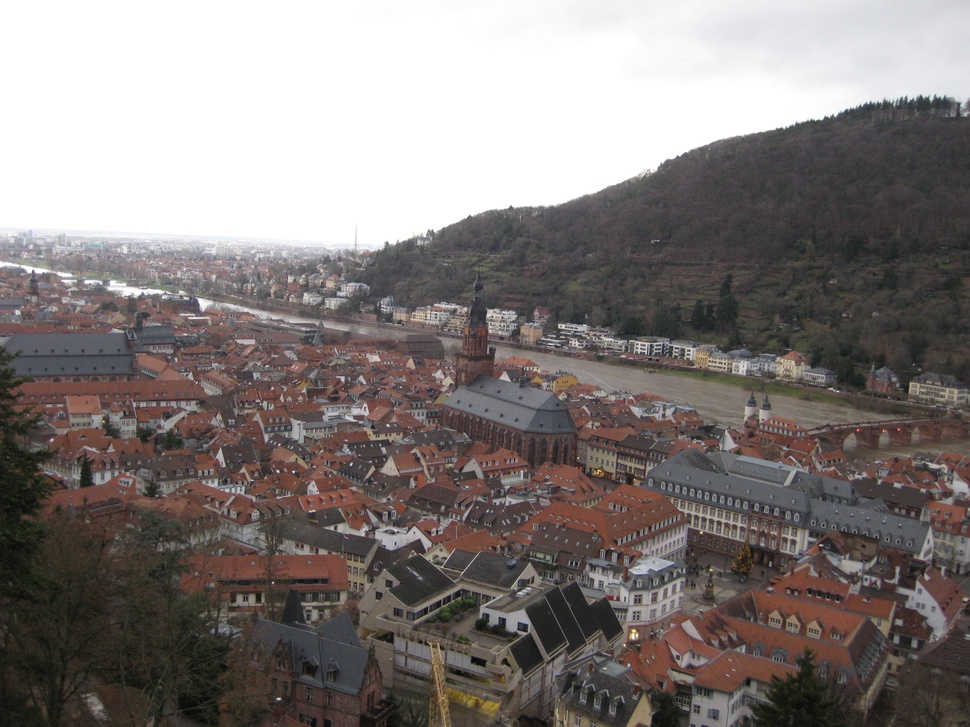
#> input picture opencv/src/Heidelberg.jpg, 970 x 727 px, shrunk from 1600 x 1200 before the run
$ python image_dispay.py
#> lines starting #> are read from the running program, lines starting #| are printed output that depends on the picture
# open and show image


import numpy as np
import cv2
from matplotlib import pyplot as plt

img = cv2.imread('Heidelberg.jpg', 0)
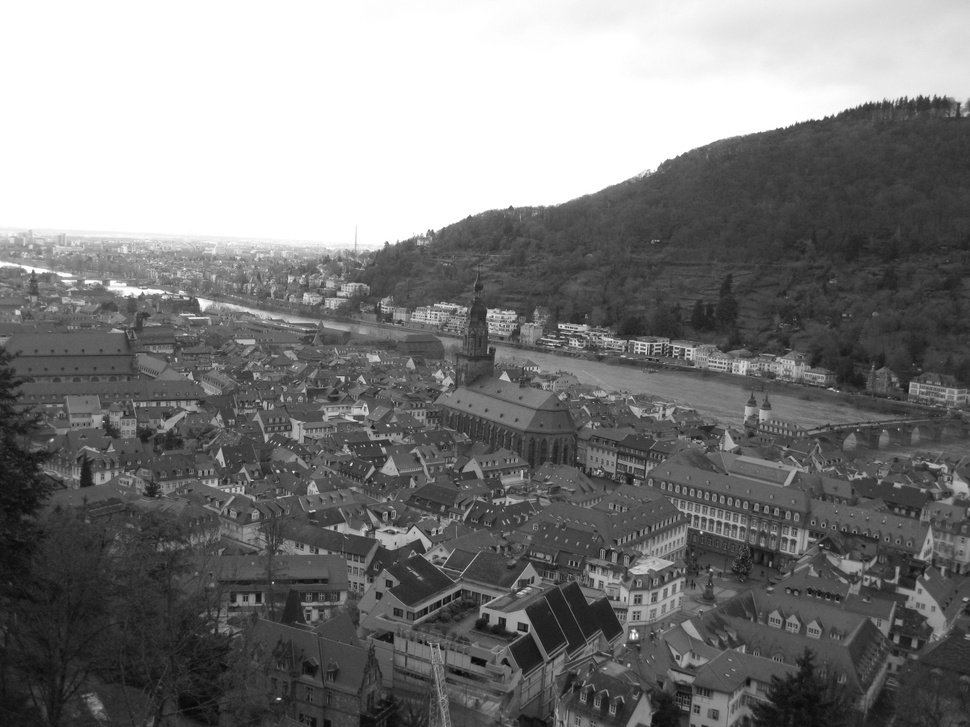
#> img: shape (727, 970); min 6, max 255, mean 125.2
plt.imshow(img, cmap='gray', interpolation='bicubic')
plt.xticks([]), plt.yticks([])  # hide tick values on X and Y axis
plt.show()
cv2.imshow('opencv', img)
cv2.waitKey(0)
